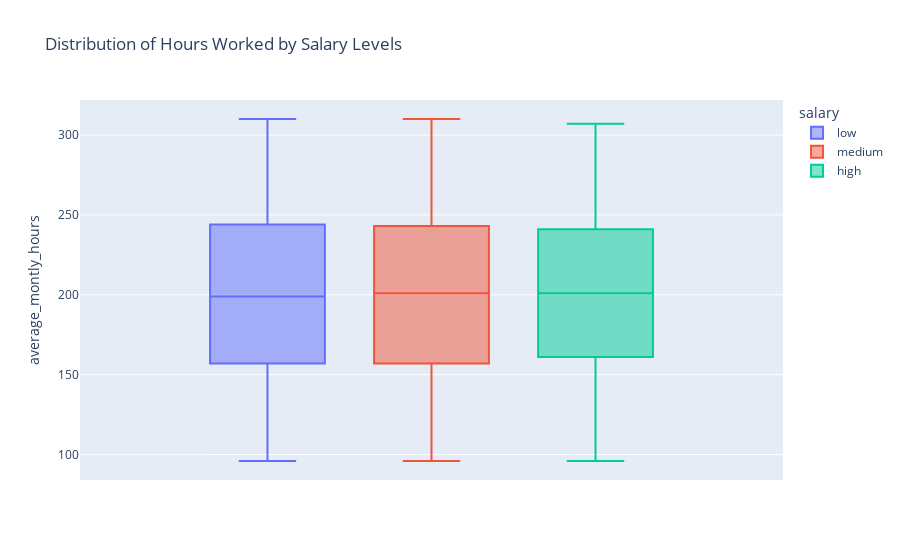

Notebook code cell kept with this figure:
### Code cell
# Visualize the distribution of hours worked vs. salary levels using a boxplot
fig = px.box(df, y="average_montly_hours", color="salary", title="Distribution of Hours Worked by Salary Levels")
fig.show()

### Figure 1 — Plotly figure (JSON) as saved in the notebook; plotly's stock layout.template omitted (floating-point values rounded to 4 significant figures; data arrays with more than 128 entries replaced by an {"elided": "..."} marker saying what was removed)
{"data": [{"alignmentgroup": "True", "hovertemplate": "salary=low<br>average_montly_hours=%{y}<extra></extra>", "legendgroup": "low", "marker": {"color": "#636efa"}, "name": "low", "notched": false, "offsetgroup": "low", "orientation": "v", "showlegend": true, "type": "box", "x0": " ", "xaxis": "x", "y": {"elided": "5740 int values"}, "y0": " ", "yaxis": "y"}, {"alignmentgroup": "True", "hovertemplate": "salary=medium<br>average_montly_hours=%{y}<extra></extra>", "legendgroup": "medium", "marker": {"color": "#EF553B"}, "name": "medium", "notched": false, "offsetgroup": "medium", "orientation": "v", "showlegend": true, "type": "box", "x0": " ", "xaxis": "x", "y": {"elided": "5261 int values"}, "y0": " ", "yaxis": "y"}, {"alignmentgroup": "True", "hovertemplate": "salary=high<br>average_montly_hours=%{y}<extra></extra>", "legendgroup": "high", "marker": {"color": "#00cc96"}, "name": "high", "notched": false, "offsetgroup": "high", "orientation": "v", "showlegend": true, "type": "box", "x0": " ", "xaxis": "x", "y": {"elided": "990 int values"}, "y0": " ", "yaxis": "y"}], "layout": {"boxmode": "group", "legend": {"title": {"text": "salary"}, "tracegroupgap": 0}, "title": {"text": "Distribution of Hours Worked by Salary Levels"}, "xaxis": {"anchor": "y", "domain": [0, 1]}, "yaxis": {"anchor": "x", "domain": [0, 1], "title": {"text": "average_montly_hours"}}}}
